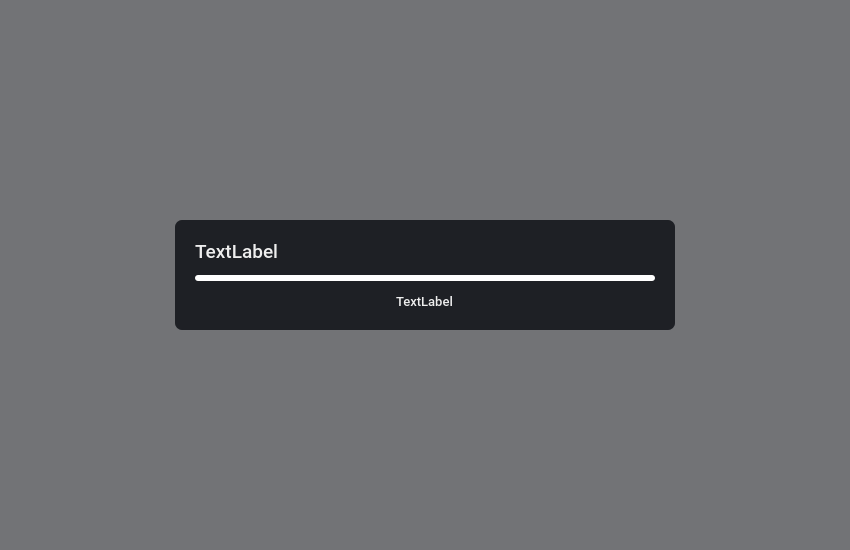
<?xml version="1.0" encoding="UTF-8"?>
<ui version="4.0">
 <class>ProgressDialog</class>
 <widget class="QWidget" name="ProgressDialog">
  <property name="geometry">
   <rect>
    <x>0</x>
    <y>0</y>
    <width>850</width>
    <height>550</height>
   </rect>
  </property>
  <property name="windowTitle">
   <string>Form</string>
  </property>
  <property name="styleSheet">
   <string notr="true">border: none;</string>
  </property>
  <layout class="QHBoxLayout" name="horizontalLayout">
   <property name="spacing">
    <number>0</number>
   </property>
   <property name="leftMargin">
    <number>0</number>
   </property>
   <property name="topMargin">
    <number>0</number>
   </property>
   <property name="rightMargin">
    <number>0</number>
   </property>
   <property name="bottomMargin">
    <number>0</number>
   </property>
   <item>
    <widget class="QFrame" name="background">
     <property name="styleSheet">
      <string notr="true">QFrame#background{
background-color: #991E2025;
}</string>
     </property>
     <property name="frameShape">
      <enum>QFrame::StyledPanel</enum>
     </property>
     <property name="frameShadow">
      <enum>QFrame::Raised</enum>
     </property>
     <layout class="QHBoxLayout" name="horizontalLayout_2">
      <item alignment="Qt::AlignHCenter|Qt::AlignVCenter">
       <widget class="QFrame" name="dialogBackground">
        <property name="minimumSize">
         <size>
          <width>500</width>
          <height>100</height>
         </size>
        </property>
        <property name="styleSheet">
         <string notr="true">QFrame#dialogBackground{
background-color: #1E2025;
border-radius: 7px;
}
QLabel{
color: #eeeeee;
}</string>
        </property>
        <property name="frameShape">
         <enum>QFrame::StyledPanel</enum>
        </property>
        <property name="frameShadow">
         <enum>QFrame::Raised</enum>
        </property>
        <layout class="QVBoxLayout" name="verticalLayout">
         <property name="spacing">
          <number>12</number>
         </property>
         <property name="leftMargin">
          <number>20</number>
         </property>
         <property name="topMargin">
          <number>20</number>
         </property>
         <property name="rightMargin">
          <number>20</number>
         </property>
         <property name="bottomMargin">
          <number>20</number>
         </property>
         <item>
          <widget class="QLabel" name="title">
           <property name="font">
            <font>
             <family>Roboto Medium</family>
             <pointsize>14</pointsize>
            </font>
           </property>
           <property name="text">
            <string>TextLabel</string>
           </property>
          </widget>
         </item>
         <item>
          <widget class="QProgressBar" name="progressBar">
           <property name="styleSheet">
            <string notr="true">QProgressBar {
    min-height: 6;
    max-height: 6;
    border-radius: 3px;
}
QProgressBar::chunk {
    border-radius: 3px;
    background-color: #4B8BF4;
}</string>
           </property>
           <property name="value">
            <number>0</number>
           </property>
           <property name="textVisible">
            <bool>false</bool>
           </property>
          </widget>
         </item>
         <item alignment="Qt::AlignHCenter">
          <widget class="QLabel" name="content">
           <property name="font">
            <font>
             <family>Roboto Medium</family>
             <pointsize>10</pointsize>
            </font>
           </property>
           <property name="text">
            <string>TextLabel</string>
           </property>
          </widget>
         </item>
        </layout>
       </widget>
      </item>
     </layout>
    </widget>
   </item>
  </layout>
 </widget>
 <resources/>
 <connections/>
</ui>
